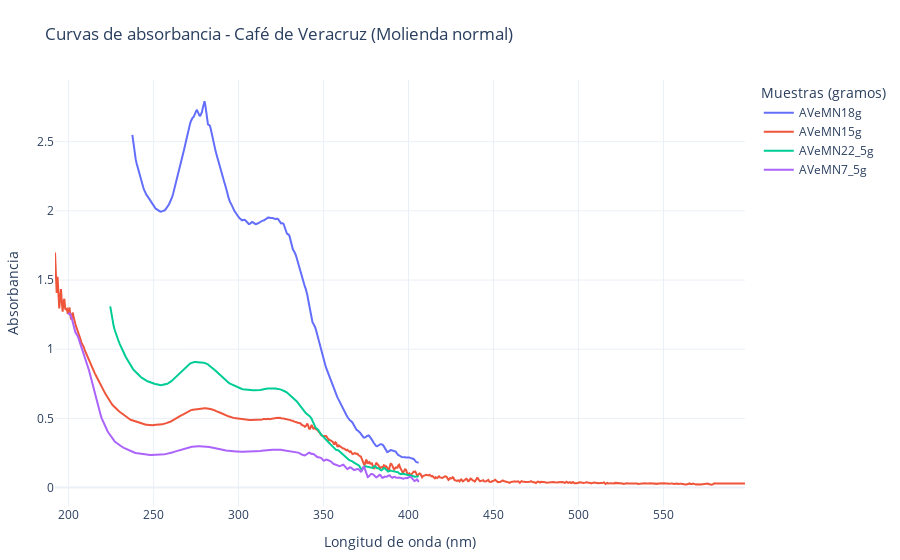

The notebook cell saved with this chart:
### Code cell
import pandas as pd
import numpy as np
import plotly.graph_objects as go
from datetime import datetime

# === Cargar datos ===
df = pd.read_csv("AVeMN_matrix.csv")

# === Limpiar valores atípicos ===
for col in df.columns[1:]:
    df[col] = pd.to_numeric(df[col], errors='coerce')
    df[col] = df[col].where(df[col] <= 10)

df_clean = df.copy()

# === Definir regiones espectrales ===
regiones = {
    '100–200 nm': (100, 200),     
    '200–300 nm': (200, 300),
    '300–400 nm': (300, 400),
    '400–500 nm': (400, 500),
    '500–600 nm': (500, 600)
}


# === Calcular métricas ===
resultados = []

# Iteramos sobre cada columna de absorbancia (excluyendo la primera columna 'nm')
for col in df_clean.columns[1:]:
    
    # Seleccionamos las columnas 'nm' y la muestra actual, y eliminamos filas con valores faltantes
    datos = df_clean[['nm', col]].dropna()
    
    # Extraemos el arreglo de longitudes de onda (nm)
    nm = datos['nm'].values
    
    # Extraemos el arreglo de absorbancia correspondiente a la muestra actual
    absorbancia = datos[col].values

    # Calculamos el valor máximo de absorbancia
    max_val = np.max(absorbancia)
    
    # Calculamos el valor mínimo de absorbancia
    min_val = np.min(absorbancia)
    
    # Calculamos el promedio de absorbancia
    avg = np.mean(absorbancia)
    
    # Calculamos la desviación estándar de absorbancia
    std = np.std(absorbancia)
    
    # Calculamos el área bajo la curva (AUC) mediante la regla del trapecio
    auc = np.trapezoid(absorbancia, nm)
    
    # Identificamos el valor de λ (nm) donde ocurre la máxima absorbancia
    lambda_max = nm[np.argmax(absorbancia)]
    
    # Identificamos el valor de λ (nm) donde ocurre la mínima absorbancia
    lambda_min = nm[np.argmin(absorbancia)]

    promedios_regiones = {}
    for nombre, (a, b) in regiones.items():
        datos_region = datos[(datos['nm'] >= a) & (datos['nm'] <= b)][col]
        promedio = np.mean(datos_region) if not datos_region.empty else np.nan
        promedios_regiones[nombre] = (
            f"{promedio:.6f}" if not np.isnan(promedio) else "—"
        )

    resultados.append({
        "Muestra": col,
        "Máx. Abs.": f"{max_val:.3f}",
        "Mín. Abs.": f"{min_val:.3f}",
        "Promedio": f"{avg:.3f}",
        "Desv. Estándar": f"{std:.3f}",
        "AUC": f"{auc:.2f}",
        "λ máx (nm)": f"{lambda_max:.1f}",
        "λ mín (nm)": f"{lambda_min:.1f}",
        **promedios_regiones
    })

tabla = pd.DataFrame(resultados)

# === Asegurar orden correcto usando columna numérica auxiliar ===
tabla["Máx. Abs. (num)"] = pd.to_numeric(tabla["Máx. Abs."], errors='coerce')
columnas_ordenadas = tabla.sort_values("Máx. Abs. (num)", ascending=False)["Muestra"]

# === Gráfica interactiva con Plotly ===
fig = go.Figure()
for col in columnas_ordenadas:
    datos_validos = df_clean[['nm', col]].dropna()
    fig.add_trace(go.Scatter(
        x=datos_validos['nm'],
        y=datos_validos[col],
        mode='lines',
        name=col
    ))

fig.update_layout(
    title="Curvas de absorbancia - Café de Veracruz (Molienda normal)",
    xaxis_title="Longitud de onda (nm)",
    yaxis_title="Absorbancia",
    legend_title="Muestras (gramos)",
    template="plotly_white",
    margin=dict(l=40, r=40, t=80, b=40),
)

# === Exportar HTML ===
fecha = datetime.now().strftime("%d-%m-%Y %H:%M:%S")
grafica_html = fig.to_html(full_html=False, include_plotlyjs='cdn', config={"responsive": True})
tabla_html = tabla.drop(columns=["Máx. Abs. (num)"]).to_html(index=False, classes="styled-table", border=0)

html_final = f"""
<!DOCTYPE html>
<html lang="es">
<head>
  <meta charset="UTF-8">
  <title>Reporte de Absorbancia UV-Vis</title>
  <meta name="viewport" content="width=device-width, initial-scale=1.0">
  <style>
    body {{
      font-family: 'Segoe UI', Tahoma, sans-serif;
      margin: 40px;
      background-color: #fdfdfd;
      color: #222;
    }}
    h1 {{
      color: #111;
    }}
    h2 {{
      margin-top: 40px;
    }}
    .info {{
      margin-bottom: 20px;
    }}
    .lab {{
      margin-top: 40px;
      font-size: 0.95em;
      background-color: #f0f8ff;
      padding: 15px;
      border-left: 6px solid #009879;
    }}
    .styled-table {{
      border-collapse: collapse;
      margin-top: 20px;
      font-size: 1em;
      width: 100%;
      box-shadow: 0 0 10px rgba(0, 0, 0, 0.05);
    }}
    .styled-table thead tr {{
      background-color: #009879;
      color: #ffffff;
      text-align: left;
    }}
    .styled-table th, .styled-table td {{
      padding: 12px 15px;
      border: 1px solid #ddd;
    }}
    .styled-table tbody tr:nth-child(even) {{
      background-color: #f3f3f3;
    }}
    .conclusion {{
      margin-top: 40px;
    }}
    .plotly-graph-div {{
      width: 100% !important;
      height: auto !important;
    }}
  </style>
</head>
<body>

  <h1>Reporte de Absorbancia UV-Vis - Café de Veracruz molienda normal (MN) </h1>

  <div class="info">
    <p><strong>Fecha:</strong> {fecha}</p>
  </div>

  {grafica_html}

  <h2>Métricas espectrales por muestra</h2>
  {tabla_html}

  <div>
    <p>Se observa un comportamiento típico de absorbancia en función del gramaje. Las regiones espectrales ampliadas permiten evaluar la absorción en el ultravioleta cercano y visible, y compararlas con la concentración relativa de compuestos presentes.</p>
  </div>

  <div class="lab">
    <strong>Nombre del proyecto: CafeLab</strong><br><br>
    <strong>Colaboradores:</strong><br>
    Martín Rodolfo Palomino Merino – Profesor investigador, jefe responsable del laboratorio de caracterización de materiales (FCFM-BUAP).<br>
    Lizeth Jazmín Orozco García – Colaborador principal.<br>
    Julio Alfredo Ballinas García – Colaborador del proyecto.
  </div>

</body>
</html>
"""

with open("reporte_absorbancia.html", "w", encoding="utf-8") as f:
    f.write(html_final)

print("✅ Reporte generado: reporte_absorbancia.html")

# Mostrar gráfico si estás en Jupyter o interactivo
fig.show()

print("Rango de longitudes de onda:", df['nm'].min(), "a", df['nm'].max())

### Figure 1 — Plotly figure (JSON) as saved in the notebook; plotly's stock layout.template omitted (floating-point values rounded to 4 significant figures; data arrays with more than 128 entries replaced by an {"elided": "..."} marker saying what was removed)
{"data": [{"mode": "lines", "name": "AVeMN18g", "type": "scatter", "x": {"elided": "338 float values"}, "y": {"elided": "338 float values"}}, {"mode": "lines", "name": "AVeMN15g", "type": "scatter", "x": {"elided": "813 float values"}, "y": {"elided": "813 float values"}}, {"mode": "lines", "name": "AVeMN22_5g", "type": "scatter", "x": {"elided": "364 float values"}, "y": {"elided": "364 float values"}}, {"mode": "lines", "name": "AVeMN7_5g", "type": "scatter", "x": {"elided": "414 float values"}, "y": {"elided": "414 float values"}}], "layout": {"legend": {"title": {"text": "Muestras (gramos)"}}, "margin": {"b": 40, "l": 40, "r": 40, "t": 80}, "title": {"text": "Curvas de absorbancia - Café de Veracruz (Molienda normal)"}, "xaxis": {"title": {"text": "Longitud de onda (nm)"}}, "yaxis": {"title": {"text": "Absorbancia"}}}}
